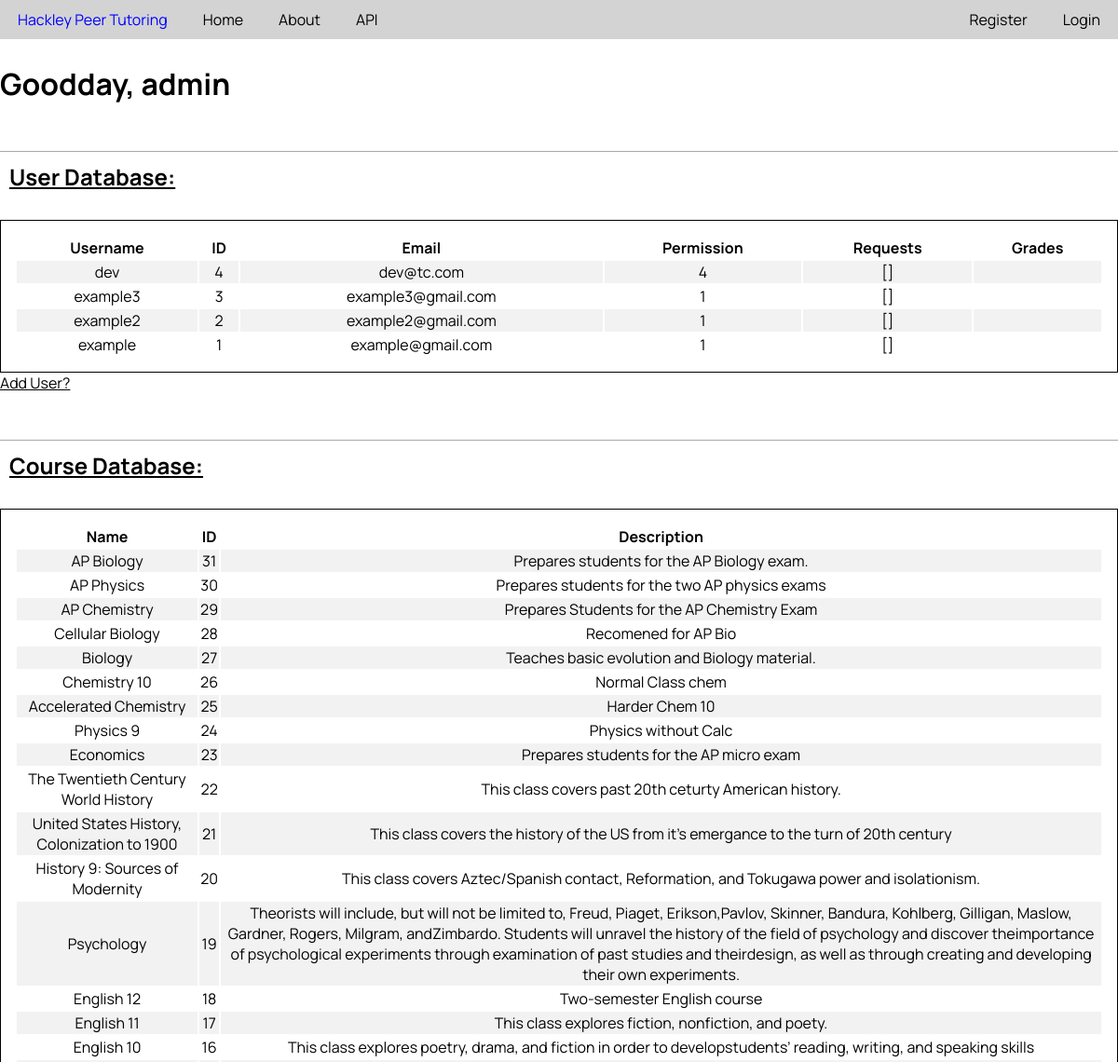
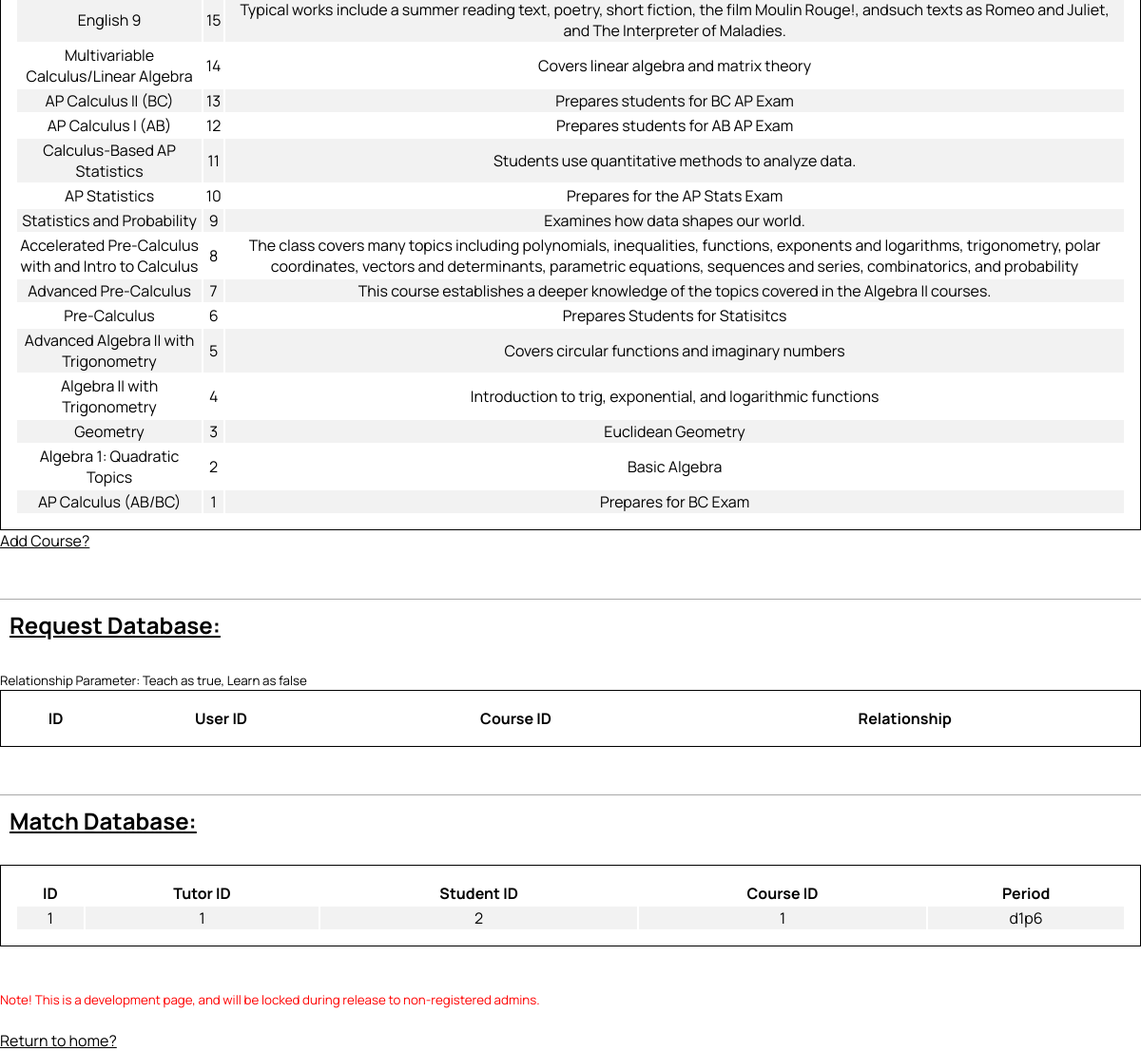
The page /admin on the database its author committed (2 pictures, top to bottom).
### PeerTutor/models.py (models this page shows, shortened)
class User(db.Model, UserMixin):
    __tablename__ = 'user'
    id = db.Column(db.Integer, primary_key=True)
    username = db.Column(db.String(20), unique=True, nullable=False)
    email = db.Column(db.String(120), unique=True, nullable=False)
    password = db.Column(db.String(60), nullable=False)
    permission = db.Column(db.Integer, default='1')
    grade = db.Column(db.Integer, nullable=False)
    date_joined = db.Column(db.DateTime, nullable=False, default=datetime.utcnow)
    gradeLevels = db.Column(db.String(20), default="8,9,10,11,12") #8 means all middle school
    schedule = db.relationship('Schedule', backref='user', lazy=True)
    requests = db.relationship('CourseRequest', backref='user', lazy=True)

class Course(db.Model):
    __tablename__ = 'course'
    id = db.Column(db.Integer, primary_key=True)
    name = db.Column(db.String(20), unique=True, nullable=False)
    description = db.Column(db.Text, nullable=False)

class Match(db.Model):
    __tablename__ = 'match'
    id = db.Column(db.Integer, primary_key=True)
    tutor_id = db.Column(db.Integer, nullable=False)
    tutee_id = db.Column(db.Integer, nullable=False)
    course_id = db.Column(db.Integer, nullable=False)
    period = db.Column('period', db.String, nullable=False)

### PeerTutor/admin/routes.py (the view)
@admin.route("/admin")
def adminPage():
        users = User.query.order_by(User.date_joined.desc()).all()
        courses = Course.query.order_by(Course.id.desc()).all()
        requests = CourseRequest.query.order_by(CourseRequest.id.desc()).all()
        matches = Match.query.order_by(Match.id.desc()).all()
        return render_template('/admin.html', users=users, courses=courses,
            get_user_requests=get_user_requests, requests=requests, extract=extract,
            matches=matches)

### PeerTutor/admin/utils.py (called while the page is built, shortened)
def get_user_requests(user):
    requests = CourseRequest.query.filter_by(user=user).all()
    array_requests = []
    return array_requests

### PeerTutor/templates/admin.html (shortened to what this page needs)
{% extends 'base.html' %}
{% block content %}
    <h1> Goodday, admin </h1>
    <h2 class="admin-table-title"> User Database: </h2>
    <table class="admin-table">
        <tr>
            <th> Username </th>
            <th> ID </th>
            <th> Email </th>
            <th> Permission </th>
            <th> Requests </th>
            <th> Grades </th>
        </tr>
        {% for user in users %}
            <tr>
                <td> {{ user.username }} </td>
                <td> {{ user.id }} </td>
                <td> {{ user.email }} </td>
                <td> {{ user.permission }} </td>
                <td> {{ get_user_requests(user) }} </td>
                <td> {{ user.teachableGrades }}</td>
            </tr>
        {% endfor %}
    </table>
    <a class="development-link" href="{{ url_for('admin.addUser')}}"> Add User? </a>
    <h2 class="admin-table-title"> Course Database: </h2>
    <table class="admin-table">
        <tr>
            <th> Name </th>
            <th> ID </th>
            <th> Description </th>
        </tr>
        {% for course in courses %}
            <tr>
                <td> {{ course.name }} </td>
                <td> {{ course.id }} </td>
                <td> {{ course.description }} </td>
            </tr>
        {% endfor %}
    </table>
    <a class="development-link" href="{{ url_for('admin.addCourse')}}"> Add Course? </a>
    <br>
    <h2 class="admin-table-title"> Request Database: </h2>
    <small>
        Relationship Parameter: Teach as true, Learn as false
    </small>
    <table class="admin-table">
        <tr>
            <th> ID </th>
            <th> User ID </th>
            <th> Course ID </th>
            <th> Relationship </th>
        </tr>
    </table>
    <h2 class="admin-table-title"> Match Database: </h2>
    <table class="admin-table">
        <tr>
            <th> ID </th>
            <th> Tutor ID </th>
            <th> Student ID </th>
            <th> Course ID </th>
            <th> Period </th>
        </tr>
        {% for match in matches %}
            <tr>
                <td> {{ match.id }} </td>
                <td> {{ match.tutor_id }} </td>
                <td> {{ match.tutee_id }} </td>
                <td> {{ match.course_id }} </td>
                <td> {{ match.period }} </td>
            </tr>
        {% endfor %}
    </table>
    <br> <br>
    <small style="color:red">
        Note! This is a development page, and will be locked during release to non-registered admins.
    </small>
    <br> <br>
    <a class="development-link" href="{{url_for('main.home')}}"> Return to home? </a>
{% endblock %}

### PeerTutor/static/main.css (style rules this page uses)
body { margin: 0px; font-family: 'Manrope', sans-serif; }
.admin-table { border: 1px solid black; width: 100%; text-align: center; padding: 15px; }
tr { border-bottom: 1px solid black; border-right: 1px solid black; }
tr:nth-child(even) { background-color: #f2f2f2; }
.admin-table-title { text-decoration: underline; border-top: 1px solid darkgrey; margin-top: 50px; padding:10px; }
.development-link { color: black; }

### rows shown on the page
User: username "dev", id "4", email "dev@tc.com", permission "4", get_user_requests "[]"
User: username "example3", id "3", email "example3@gmail.com", permission "1", get_user_requests "[]"
User: username "example2", id "2", email "example2@gmail.com", permission "1", get_user_requests "[]"
User: username "example", id "1", email "example@gmail.com", permission "1", get_user_requests "[]"
Course: name "AP Biology", id "31", description "Prepares students for the AP Biology exam."
Course: name "AP Physics", id "30", description "Prepares students for the two AP physics exams"
Course: name "AP Chemistry", id "29", description "Prepares Students for the AP Chemistry Exam"
Course: name "Cellular Biology", id "28", description "Recomened for AP Bio"
Course: name "Biology", id "27", description "Teaches basic evolution and Biology material."
Course: name "Chemistry 10", id "26", description "Normal Class chem"
Course: name "Accelerated Chemistry", id "25", description "Harder Chem 10"
Course: name "Physics 9", id "24", description "Physics without Calc"
Course: name "Economics", id "23", description "Prepares students for the AP micro exam"
Course: name "The Twentieth Century World History", id "22", description "This class covers past 20th ceturty American history."
Course: name "United States History, Colonization to 1900", id "21", description "This class covers the history of the US from it's emergance to the turn of 20th century"
Course: name "History 9: Sources of Modernity", id "20", description "This class covers Aztec/Spanish contact, Reformation, and Tokugawa power and isolationism."
Course: name "Psychology", id "19", description "Theorists will include, but will not be limited to, Freud, Piaget, Erikson,Pavlov, Skinner, Bandura, Kohlberg, Gilligan, Maslow, Gardner, Rogers, Milgram, andZimbardo. Students will unravel the history of the field of psychology and discover theimportance of psychological experiments through examination of past studies and theirdesign, as well as through creating and developing their own experiments."
Course: name "English 12", id "18", description "Two-semester English course"
Course: name "English 11", id "17", description "This class explores fiction, nonfiction, and poety."
Course: name "English 10", id "16", description "This class explores poetry, drama, and fiction in order to developstudents’ reading, writing, and speaking skills"
Course: name "English 9", id "15", description "Typical works include a summer reading text, poetry, short fiction, the film Moulin Rouge!, andsuch texts as Romeo and Juliet, and The Interpreter of Maladies."
Course: name "Multivariable Calculus/Linear Algebra", id "14", description "Covers linear algebra and matrix theory"
Course: name "AP Calculus II (BC)", id "13", description "Prepares students for BC AP Exam"
Course: name "AP Calculus I (AB)", id "12", description "Prepares students for AB AP Exam"
Course: name "Calculus-Based AP Statistics", id "11", description "Students use quantitative methods to analyze data."
Course: name "AP Statistics", id "10", description "Prepares for the AP Stats Exam"
Course: name "Statistics and Probability", id "9", description "Examines how data shapes our world."
Course: name "Accelerated Pre-Calculus with and Intro to Calculus", id "8", description "The class covers many topics including polynomials, inequalities, functions, exponents and logarithms, trigonometry, polar coordinates, vectors and determinants, parametric equations, sequences and series, combinatorics, and probability"
Course: name "Advanced Pre-Calculus", id "7", description "This course establishes a deeper knowledge of the topics covered in the Algebra II courses."
Course: name "Pre-Calculus", id "6", description "Prepares Students for Statisitcs"
Course: name "Advanced Algebra II with Trigonometry", id "5", description "Covers circular functions and imaginary numbers"
Course: name "Algebra II with Trigonometry", id "4", description "Introduction to trig, exponential, and logarithmic functions"
Course: name "Geometry", id "3", description "Euclidean Geometry"
Course: name "Algebra 1: Quadratic Topics", id "2", description "Basic Algebra"
Course: name "AP Calculus (AB/BC)", id "1", description "Prepares for BC Exam"
Match: id "1", tutor_id "1", tutee_id "2", course_id "1", period "d1p6"
